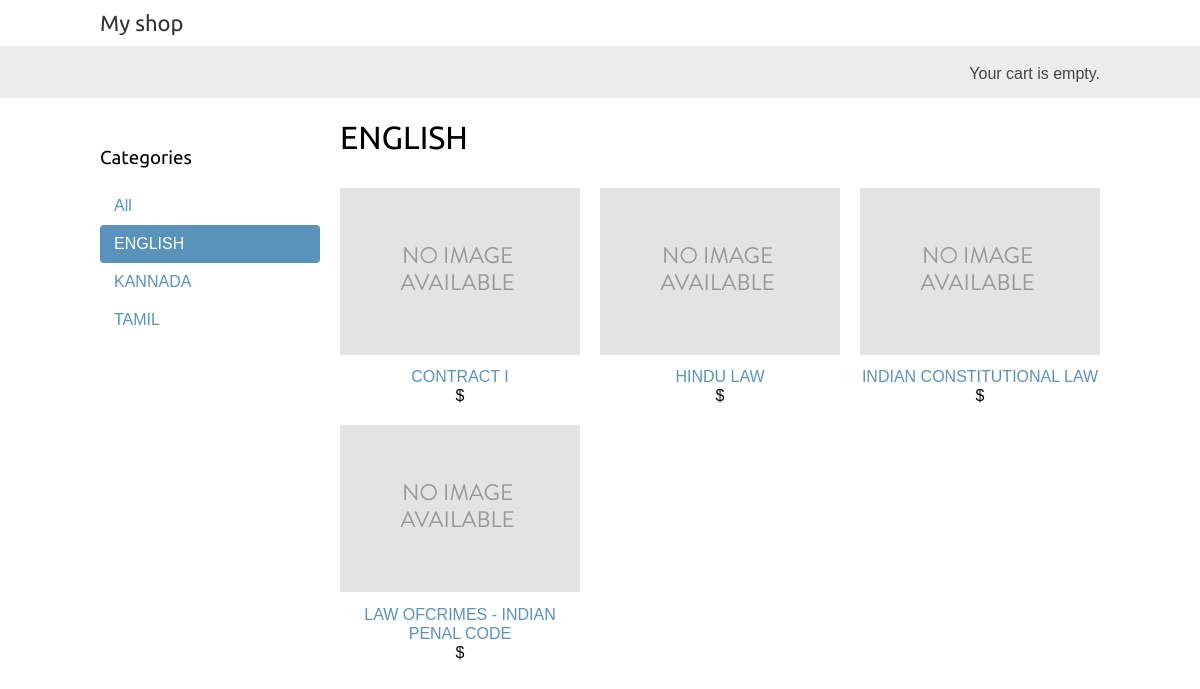
/english/, run on the app's committed database.
### shop/models.py (models this page shows, shortened)
class Category(models.Model):
	name = models.CharField(max_length=200,db_index=True)
	slug = models.SlugField(max_length=200,db_index=True,unique=True)
	class Meta:
		ordering = ('name',)
		verbose_name = 'category'
		verbose_name_plural = 'categories'
	def get_absolute_url(self):
		return reverse ('shop:product_list_by_category',args =[self.slug])

class Product(models.Model):
	SKU = models.CharField(max_length=10,)
	name = models.CharField(max_length=200, db_index=True)
	slug = models.SlugField(max_length=200, db_index=True)
	description = models.TextField(blank=True)
	stock = models.PositiveIntegerField()
	sale_price = models.DecimalField(max_digits=10, decimal_places=2)
	regular_price = models.DecimalField(max_digits=10, decimal_places=2)
	category = models.ForeignKey(Category,related_name='products')
	image = models.ImageField(upload_to='products/%Y/%m/%d',blank=True)
	available = models.BooleanField(default=True)
	created = models.DateTimeField(auto_now_add=True)
	updated = models.DateTimeField(auto_now=True)
	tags = TaggableManager()
	class Meta:
		ordering = ('name',)
		index_together = (('id', 'slug'),)
	def get_absolute_url(self):
		return reverse ('shop:product_detail',args=[self.id,self.slug])

### shop/views.py (the view)
def product_list(request,category_slug=None):
	category = None
	categories = Category.objects.all()
	products = Product.objects.filter(available=True)
	if category_slug:
		category= get_object_or_404(Category,slug=category_slug)
		products = products.filter(category=category)
	return render (request,
		            'shop/product/list.html',
		            {'category':category,
		             'categories':categories,
		             'products':products})

### shop/templates/shop/product/list.html (shortened to what this page needs)
{% extends "shop/base.html" %}
{% load static %}
{% block content %}
<div id="sidebar">
<h3>Categories</h3>
<ul>
	<li {% if not category %}class="selected"{% endif %}>
<a href="{% url "shop:product_list" %}">All</a>
</li>
{% for c in categories %}
<li {% if category.slug == c.slug %}class="selected"{% endif %}>
<a href="{{ c.get_absolute_url }}">{{ c.name }}</a>
</li>
{% endfor %}
</ul>
</div>
<div id="main" class="product-list">
<h1>{% if category %}{{ category.name }}{% else %}Products{% endif %}</h1>
{% for product in products %}
<div class="item">
<a href="{{ product.get_absolute_url }}">
<img src="{% if product.image %}{{ product.image.url }}{%
else %}{% static "img/no_image.png" %}{% endif %}">
</a>
<a href="{{ product.get_absolute_url }}">{{ product.name }}</a><br>
${{ product.price }}
</div>
{% endfor %}
</div>
{% endblock %}

### shop/static/css/base.css (style rules this page uses)
body { margin:0; padding:0; font-family:helvetica, sans-serif; }
h1, h2, h3, h4, h5 , h6 { font-family: 'Ubuntu', sans-serif; font-weight:normal; }
a { text-decoration:none; color:#5993bb; }
#sidebar { width:220px; padding:30px 20px 0 0; float:left; }
#sidebar ul { margin:0; padding:0; }
#sidebar ul li { margin:0; list-style:none; padding:10px 14px; }
#sidebar ul li a { display:block; }
#sidebar ul li.selected { background:#5993bb; border-radius:4px; }
#sidebar ul li.selected a { color:#fff; }
#main { float:left; width: 96%; margin-right:-220px; overflow:hidden; }
.product-list .item { width:25%; padding:10px 20px 10px 0; float:left; text-align:center; line-height:1.2; }
.product-list .item img { width:100%; margin-bottom:8px; }

### data on the page
Category: name "ENGLISH"
Category: name "KANNADA"
Category: name "TAMIL"
Product: image (placeholder picture), name "CONTRACT I"
Product: image (placeholder picture), name "HINDU LAW"
Product: image (placeholder picture), name "INDIAN CONSTITUTIONAL LAW"
Product: image (placeholder picture), name "LAW OFCRIMES - INDIAN PENAL CODE"
